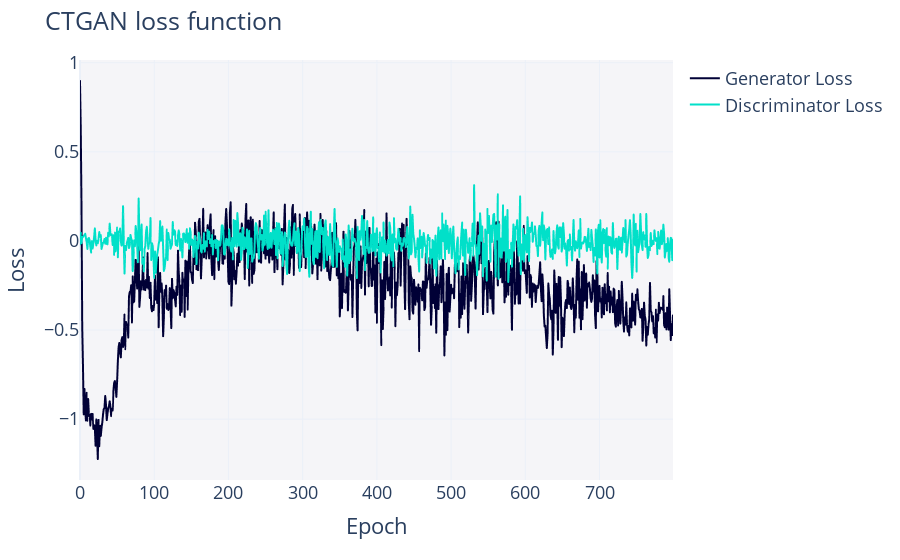

Here is the notebook cell this chart was saved with:
### Code cell
ctgan.get_loss_values_plot()

### Figure 1 — Plotly figure (JSON) as saved in the notebook; plotly's stock layout.template omitted (floating-point values rounded to 4 significant figures; data arrays with more than 128 entries replaced by an {"elided": "..."} marker saying what was removed)
{"data": [{"hovertemplate": "variable=Generator Loss<br>Epoch=%{x}<br>value=%{y}<extra></extra>", "legendgroup": "Generator Loss", "line": {"color": "#000036", "dash": "solid"}, "marker": {"symbol": "circle"}, "mode": "lines", "name": "Generator Loss", "showlegend": true, "type": "scattergl", "x": {"elided": "800 int values"}, "xaxis": "x", "y": {"elided": "800 float values"}, "yaxis": "y"}, {"hovertemplate": "variable=Discriminator Loss<br>Epoch=%{x}<br>value=%{y}<extra></extra>", "legendgroup": "Discriminator Loss", "line": {"color": "#01E0C9", "dash": "solid"}, "marker": {"symbol": "circle"}, "mode": "lines", "name": "Discriminator Loss", "showlegend": true, "type": "scattergl", "x": {"elided": "800 int values"}, "xaxis": "x", "y": {"elided": "800 float values"}, "yaxis": "y"}], "layout": {"font": {"size": 18}, "legend": {"orientation": "v", "title": {"text": ""}, "tracegroupgap": 0}, "margin": {"t": 60}, "plot_bgcolor": "#F5F5F8", "title": {"text": "CTGAN loss function"}, "xaxis": {"anchor": "y", "domain": [0, 1], "title": {"text": "Epoch"}}, "yaxis": {"anchor": "x", "domain": [0, 1], "title": {"text": "Loss"}}}}
